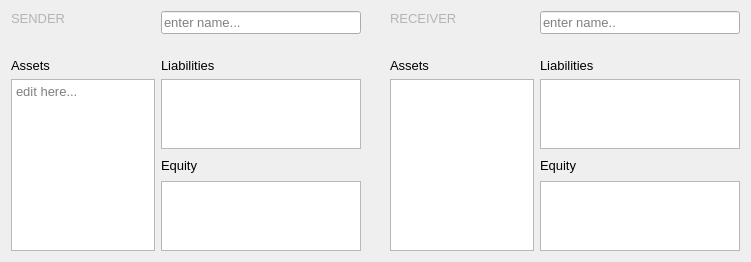
    <widget class="QWidget" name="widget" native="true">
     <property name="geometry">
      <rect>
       <x>10</x>
       <y>40</y>
       <width>751</width>
       <height>241</height>
      </rect>
     </property>
     <layout class="QGridLayout" name="gridLayout_2">
      <item row="4" column="7" rowspan="2">
       <spacer name="verticalSpacer_6">
        <property name="orientation">
         <enum>Qt::Vertical</enum>
        </property>
        <property name="sizeHint" stdset="0">
         <size>
          <width>20</width>
          <height>40</height>
         </size>
        </property>
       </spacer>
      </item>
      <item row="11" column="4">
       <spacer name="horizontalSpacer_4">
        <property name="orientation">
         <enum>Qt::Horizontal</enum>
        </property>
        <property name="sizeHint" stdset="0">
         <size>
          <width>40</width>
          <height>20</height>
         </size>
        </property>
       </spacer>
      </item>
      <item row="10" column="4">
       <spacer name="horizontalSpacer_5">
        <property name="orientation">
         <enum>Qt::Horizontal</enum>
        </property>
        <property name="sizeHint" stdset="0">
         <size>
          <width>40</width>
          <height>20</height>
         </size>
        </property>
       </spacer>
      </item>
      <item row="9" column="0">
       <widget class="QLabel" name="label">
        <property name="styleSheet">
         <string notr="true">font-size:10pt</string>
        </property>
        <property name="text">
         <string>Assets</string>
        </property>
       </widget>
      </item>
      <item row="9" column="2">
       <widget class="QLabel" name="label_2">
        <property name="styleSheet">
         <string notr="true">font-size:10pt</string>
        </property>
        <property name="text">
         <string>Liabilities</string>
        </property>
       </widget>
      </item>
      <item row="2" column="2" rowspan="2">
       <widget class="QLineEdit" name="agent1Edit">
        <property name="font">
         <font>
          <pointsize>10</pointsize>
          <weight>1</weight>
          <bold>false</bold>
         </font>
        </property>
        <property name="styleSheet">
         <string notr="true">font-size:10pt;</string>
        </property>
        <property name="text">
         <string/>
        </property>
        <property name="placeholderText">
         <string>enter name...</string>
        </property>
       </widget>
      </item>
      <item row="2" column="0">
       <widget class="QLabel" name="agent1Label_2">
        <property name="font">
         <font>
          <pointsize>10</pointsize>
          <weight>1</weight>
          <bold>false</bold>
         </font>
        </property>
        <property name="styleSheet">
         <string notr="true">color: rgb(180, 180, 180);
font-size:10pt;</string>
        </property>
        <property name="text">
         <string>SENDER</string>
        </property>
       </widget>
      </item>
      <item row="10" column="0" rowspan="3" colspan="2">
       <widget class="QTextEdit" name="AssetListLeft">
        <property name="styleSheet">
         <string notr="true">font-size:10pt;</string>
        </property>
        <property name="tabChangesFocus">
         <bool>true</bool>
        </property>
        <property name="placeholderText">
         <string>edit here...</string>
        </property>
       </widget>
      </item>
      <item row="2" column="7" rowspan="2">
       <widget class="QLineEdit" name="agent2Edit">
        <property name="font">
         <font>
          <pointsize>10</pointsize>
          <weight>1</weight>
          <bold>false</bold>
         </font>
        </property>
        <property name="styleSheet">
         <string notr="true">font-size:10pt;</string>
        </property>
        <property name="text">
         <string/>
        </property>
        <property name="placeholderText">
         <string>enter name..</string>
        </property>
       </widget>
      </item>
      <item row="12" column="7">
       <widget class="QTextEdit" name="EquityListRight">
        <property name="styleSheet">
         <string notr="true">font-size:10pt;</string>
        </property>
        <property name="tabChangesFocus">
         <bool>true</bool>
        </property>
       </widget>
      </item>
      <item row="9" column="7">
       <widget class="QLabel" name="label_3">
        <property name="styleSheet">
         <string notr="true">font-size:10pt</string>
        </property>
        <property name="text">
         <string>Liabilities</string>
        </property>
       </widget>
      </item>
      <item row="1" column="0">
       <spacer name="verticalSpacer_7">
        <property name="orientation">
         <enum>Qt::Vertical</enum>
        </property>
        <property name="sizeHint" stdset="0">
         <size>
          <width>20</width>
          <height>40</height>
         </size>
        </property>
       </spacer>
      </item>
      <item row="0" column="1">
       <spacer name="verticalSpacer_8">
        <property name="orientation">
         <enum>Qt::Vertical</enum>
        </property>
        <property name="sizeHint" stdset="0">
         <size>
          <width>20</width>
          <height>40</height>
         </size>
        </property>
       </spacer>
      </item>
      <item row="4" column="2" rowspan="3">
       <spacer name="verticalSpacer_5">
        <property name="orientation">
         <enum>Qt::Vertical</enum>
        </property>
        <property name="sizeHint" stdset="0">
         <size>
          <width>20</width>
          <height>40</height>
         </size>
        </property>
       </spacer>
      </item>
      <item row="9" column="5">
       <widget class="QLabel" name="label_4">
        <property name="styleSheet">
         <string notr="true">font-size:10pt</string>
        </property>
        <property name="text">
         <string>Assets</string>
        </property>
       </widget>
      </item>
      <item row="10" column="2">
       <widget class="QTextEdit" name="LiabilityListLeft">
        <property name="styleSheet">
         <string notr="true">font-size:10pt;</string>
        </property>
        <property name="tabChangesFocus">
         <bool>true</bool>
        </property>
       </widget>
      </item>
      <item row="10" column="5" rowspan="3" colspan="2">
       <widget class="QTextEdit" name="AssetListRight">
        <property name="styleSheet">
         <string notr="true">font-size:10pt;</string>
        </property>
        <property name="tabChangesFocus">
         <bool>true</bool>
        </property>
       </widget>
      </item>
      <item row="11" column="7">
       <widget class="QLabel" name="label_19">
        <property name="styleSheet">
         <string notr="true">font-size:10pt</string>
        </property>
        <property name="text">
         <string>Equity</string>
        </property>
       </widget>
      </item>
      <item row="11" column="2">
       <widget class="QLabel" name="label_5">
        <property name="styleSheet">
         <string notr="true">font-size:10pt</string>
        </property>
        <property name="text">
         <string>Equity</string>
        </property>
       </widget>
      </item>
      <item row="10" column="7">
       <widget class="QTextEdit" name="LiabilityListRight">
        <property name="styleSheet">
         <string notr="true">font-size:10pt;</string>
        </property>
        <property name="tabChangesFocus">
         <bool>true</bool>
        </property>
       </widget>
      </item>
      <item row="12" column="2">
       <widget class="QTextEdit" name="EquityListLeft">
        <property name="styleSheet">
         <string notr="true">font-size:10pt;</string>
        </property>
        <property name="tabChangesFocus">
         <bool>true</bool>
        </property>
       </widget>
      </item>
      <item row="2" column="5">
       <widget class="QLabel" name="agent1Label_3">
        <property name="font">
         <font>
          <pointsize>10</pointsize>
          <weight>1</weight>
          <bold>false</bold>
         </font>
        </property>
        <property name="styleSheet">
         <string notr="true">color: rgb(180, 180, 180);
font-size:10pt;</string>
        </property>
        <property name="text">
         <string>RECEIVER</string>
        </property>
       </widget>
      </item>
      <item row="10" column="3">
       <spacer name="horizontalSpacer_6">
        <property name="orientation">
         <enum>Qt::Horizontal</enum>
        </property>
        <property name="sizeHint" stdset="0">
         <size>
          <width>80</width>
          <height>20</height>
         </size>
        </property>
       </spacer>
      </item>
     </layout>
    </widget>
